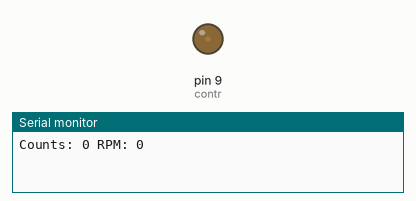
Simulated run of this sketch. Board: Arduino Uno, built with avr-gcc and run on an emulated ATmega328P. Shown: output pins drawn as LEDs (lit = HIGH), the last lines printed to the serial monitor.

Above: at 7.1 s.
At 31.1 s:
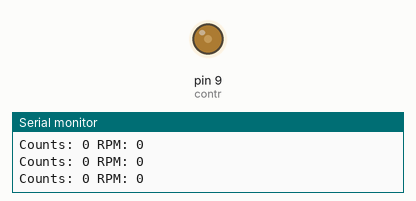
At 55.1 s:
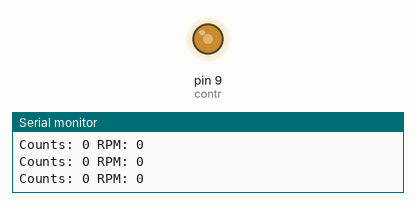
At 103.1 s:
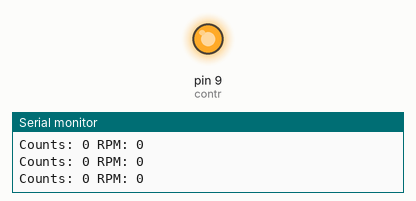
Timing chart, 0 to 128.5 s (numbered marks = the images above):
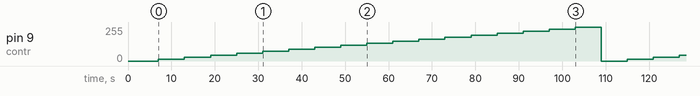

Measured:
- by itself, pin 9 (contr): 0/255 → 15/255 at 7.0 s, → 30/255 6.0 s later, → 45/255 6.0 s later, → 60/255 6.0 s later, … (21 changes in this stretch)

The sketch:

RPM.ino
```cpp
// Matthieu Crcoi
// RPM calculator

const int SensorPin = 2;
const int contr = 9;

int InterruptCounter, rpm;

void setup(){
  pinMode(contr,OUTPUT);
  analogWrite(contr, 0);
  delay(1000);
  Serial.begin(9600);
}

void loop() {
  // Looping from 0 to 100 duty fan speed and read the RPM
  for(int pwm=0; pwm<=255; pwm +=15){
    analogWrite(contr, pwm);
    delay(5000);
    InterruptCounter = 0;
    attachInterrupt(digitalPinToInterrupt(SensorPin), countup, RISING);
    delay(1000);
    detachInterrupt(digitalPinToInterrupt(SensorPin));
    rpm = (InterruptCounter / 2) * 60;
    display_rpm();}
}

void countup() {
  InterruptCounter++;
}

void display_rpm() {
  Serial.print("Counts: ");
  Serial.print(InterruptCounter, 1);
  Serial.print(" RPM: ");
  Serial.println(rpm);
}
```
